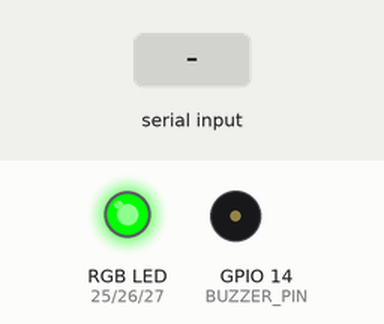
A sketch run on a simulated ESP32. Parts: an RGB LED mixed from three pins (HIGH = lit), buzzer (waves = sounding, pin HIGH). Inputs (shaded band) come from the test bench. What the sketch prints to the serial monitor is not drawn.

Above: at 6.2 s.
6.3 s: "l" received over Serial
At 7.6 s:
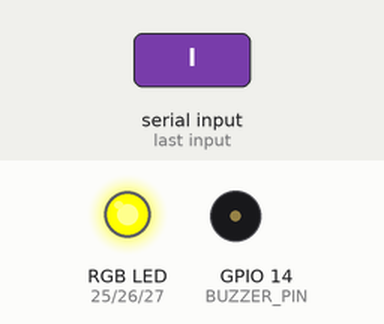
8.0 s: "s" received over Serial
At 8.7 s:
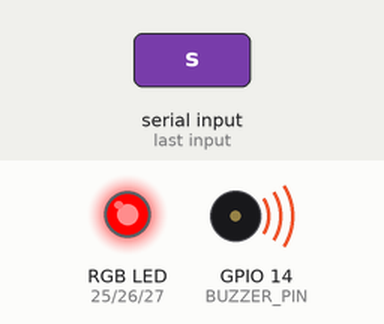
Timing chart, 0 to 11.0 s (numbered marks = the images above; inputs shaded):
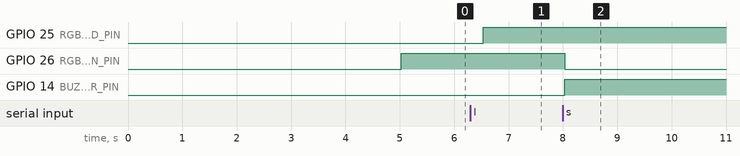

The sketch:

samplesafe_transit.ino
```cpp
/*
  SampleSafe Transit firmware MVP

  Default mode is a serial dry run so the state machine can be tested before
  exact board libraries and wiring are confirmed. Set ENABLE_SENSOR_LIBS to 1
  after installing the listed Adafruit libraries and verifying the I2C wiring.
*/

#define ENABLE_SENSOR_LIBS 0

#include <Arduino.h>
#include <math.h>

#if ENABLE_SENSOR_LIBS
#include <Wire.h>
#include <Adafruit_APDS9960.h>
#include <Adafruit_MPU6050.h>
#include <Adafruit_Sensor.h>
#include <Adafruit_Si7021.h>
#include <Adafruit_GFX.h>
#include <Adafruit_SSD1306.h>
#endif

enum TransportState {
  SAFE,
  WATCH,
  RISK,
  INSPECT_NEEDED
};

struct SensorFrame {
  bool lidOpen;
  bool lightIngress;
  bool sampleMissing;
  bool shock;
  bool tiltHold;
  bool warmDrift;
  float temperatureC;
  float humidityPct;
  float accelMagnitude;
  float accelX;
  float accelY;
  float accelZ;
};

const uint32_t CALIBRATION_MS = 5000;
const uint32_t SAMPLE_INTERVAL_MS = 250;
const uint32_t RISK_LATCH_MS = 5000;
const float WARM_DRIFT_C = 4.0;
const float HUMIDITY_DRIFT_PCT = 12.0;
const float SHOCK_G = 2.2;
const float TILT_ANGLE_DEG = 35.0;
const uint8_t LID_OPEN_PROXIMITY = 20;
const uint8_t SAMPLE_MISSING_PROXIMITY = 8;

const int RGB_RED_PIN = 25;
const int RGB_GREEN_PIN = 26;
const int RGB_BLUE_PIN = 27;
const int BUZZER_PIN = 14;

TransportState state = SAFE;
String latestReason = "baseline";
uint32_t bootMs = 0;
uint32_t lastSampleMs = 0;
uint32_t riskEnteredMs = 0;
float baselineTempC = 25.0;
float baselineHumidityPct = 50.0;
float baselineAccelMagnitude = 1.0;
float baselineAccelX = 0.0;
float baselineAccelY = 0.0;
float baselineAccelZ = 1.0;

bool dryLidOpen = false;
bool dryShock = false;
bool dryWarmDrift = false;

#if ENABLE_SENSOR_LIBS
Adafruit_APDS9960 apds;
Adafruit_MPU6050 mpu;
Adafruit_Si7021 si7021;
Adafruit_SSD1306 display(128, 64, &Wire, -1);
bool apdsReady = false;
bool mpuReady = false;
bool si7021Ready = false;
bool displayReady = false;
#endif

const char *stateName(TransportState value) {
  switch (value) {
    case SAFE:
      return "SAFE";
    case WATCH:
      return "WATCH";
    case RISK:
      return "RISK";
    case INSPECT_NEEDED:
      return "INSPECT_NEEDED";
  }
  return "UNKNOWN";
}

void logEvent(const char *eventName, const String &reason) {
  Serial.print("event_ms=");
  Serial.print(millis());
  Serial.print(",state=");
  Serial.print(stateName(state));
  Serial.print(",event=");
  Serial.print(eventName);
  Serial.print(",reason=");
  Serial.println(reason);
}

void setState(TransportState nextState, const String &reason) {
  if (state == INSPECT_NEEDED && nextState != SAFE) {
    latestReason = reason;
    return;
  }

  if (state != nextState || latestReason != reason) {
    state = nextState;
    latestReason = reason;
    logEvent("state_change", reason);
  }
}

void clearInspectionLatch() {
  state = SAFE;
  latestReason = "manual reset after inspection";
  logEvent("manual_reset", latestReason);
}

void updateAlertOutputs() {
  int red = LOW;
  int green = LOW;
  int blue = LOW;
  int buzzer = LOW;

  if (state == SAFE) {
    green = HIGH;
  } else if (state == WATCH) {
    red = HIGH;
    green = HIGH;
  } else if (state == RISK) {
    red = HIGH;
    buzzer = HIGH;
  } else if (state == INSPECT_NEEDED) {
    red = HIGH;
    buzzer = HIGH;
  }

  digitalWrite(RGB_RED_PIN, red);
  digitalWrite(RGB_GREEN_PIN, green);
  digitalWrite(RGB_BLUE_PIN, blue);
  digitalWrite(BUZZER_PIN, buzzer);
}

void updateDisplay() {
#if ENABLE_SENSOR_LIBS
  if (displayReady) {
    display.clearDisplay();
    display.setTextSize(1);
    display.setTextColor(SSD1306_WHITE);
    display.setCursor(0, 0);
    display.print("SampleSafe Transit");
    display.setCursor(0, 18);
    display.print("State: ");
    display.print(stateName(state));
    display.setCursor(0, 36);
    display.print("Reason: ");
    display.print(latestReason);
    display.display();
  }
#endif
}

void printDryRunHelp() {
  Serial.println("SampleSafe Transit dry-run commands:");
  Serial.println("  l = toggle lid/light exposure");
  Serial.println("  s = trigger shock/tilt event");
  Serial.println("  w = toggle warm/humidity drift");
  Serial.println("  c = close lid and keep Inspect Needed latched");
  Serial.println("  r = manual reset after inspection");
}

float angleBetweenVectorsDeg(float ax, float ay, float az, float bx, float by, float bz) {
  float aMagnitude = sqrt(ax * ax + ay * ay + az * az);
  float bMagnitude = sqrt(bx * bx + by * by + bz * bz);

  if (aMagnitude < 0.01 || bMagnitude < 0.01) {
    return 0.0;
  }

  float normalizedDot = (ax * bx + ay * by + az * bz) / (aMagnitude * bMagnitude);
  if (normalizedDot > 1.0) {
    normalizedDot = 1.0;
  } else if (normalizedDot < -1.0) {
    normalizedDot = -1.0;
  }
  return acos(normalizedDot) * 57.2957795;
}

void handleSerialCommands() {
  while (Serial.available() > 0) {
    char command = Serial.read();
    if (command == 'l') {
      dryLidOpen = !dryLidOpen;
      logEvent("dry_lid_toggle", dryLidOpen ? "lid/light exposure active" : "lid closed");
    } else if (command == 's') {
      dryShock = true;
      logEvent("dry_shock", "shock/tilt injected");
    } else if (command == 'w') {
      dryWarmDrift = !dryWarmDrift;
      logEvent("dry_warm_toggle", dryWarmDrift ? "warm drift active" : "warm drift cleared");
    } else if (command == 'c') {
      dryLidOpen = false;
      logEvent("dry_close_lid", "lid closed; inspection latch remains if already set");
    } else if (command == 'r') {
      dryLidOpen = false;
      dryShock = false;
      dryWarmDrift = false;
      clearInspectionLatch();
    } else if (command == 'h' || command == '?') {
      printDryRunHelp();
    }
  }
}

SensorFrame readSensors() {
  SensorFrame frame;
  frame.lidOpen = dryLidOpen;
  frame.lightIngress = dryLidOpen;
  frame.sampleMissing = false;
  frame.shock = dryShock;
  frame.tiltHold = dryShock;
  frame.warmDrift = dryWarmDrift;
  frame.temperatureC = baselineTempC + (dryWarmDrift ? WARM_DRIFT_C + 1.0 : 0.0);
  frame.humidityPct = baselineHumidityPct + (dryWarmDrift ? HUMIDITY_DRIFT_PCT + 2.0 : 0.0);
  frame.accelMagnitude = baselineAccelMagnitude + (dryShock ? SHOCK_G + 0.5 : 0.0);
  frame.accelX = 0.0;
  frame.accelY = 0.0;
  frame.accelZ = frame.accelMagnitude;

#if ENABLE_SENSOR_LIBS
  if (si7021Ready) {
    frame.temperatureC = si7021.readTemperature();
    frame.humidityPct = si7021.readHumidity();
    frame.warmDrift = fabs(frame.temperatureC - baselineTempC) >= WARM_DRIFT_C ||
                      fabs(frame.humidityPct - baselineHumidityPct) >= HUMIDITY_DRIFT_PCT;
  }

  if (mpuReady) {
    sensors_event_t accel;
    sensors_event_t gyro;
    sensors_event_t temp;
    mpu.getEvent(&accel, &gyro, &temp);
    float ax = accel.acceleration.x / 9.80665;
    float ay = accel.acceleration.y / 9.80665;
    float az = accel.acceleration.z / 9.80665;
    frame.accelX = ax;
    frame.accelY = ay;
    frame.accelZ = az;
    frame.accelMagnitude = sqrt(ax * ax + ay * ay + az * az);
    frame.shock = frame.accelMagnitude >= SHOCK_G;
    frame.tiltHold = angleBetweenVectorsDeg(
                       frame.accelX,
                       frame.accelY,
                       frame.accelZ,
                       baselineAccelX,
                       baselineAccelY,
                       baselineAccelZ) >= TILT_ANGLE_DEG;
  }

  if (apdsReady) {
    uint16_t red = 0;
    uint16_t green = 0;
    uint16_t blue = 0;
    uint16_t clear = 0;
    apds.getColorData(&red, &green, &blue, &clear);
    frame.lightIngress = clear > 120;

    uint8_t proximity = apds.readProximity();
    frame.lidOpen = frame.lightIngress || proximity < LID_OPEN_PROXIMITY;
    // Avoid escalating a simple open-lid demo to Risk before sample-presence
    // thresholds are calibrated in the closed-box condition.
    frame.sampleMissing = !frame.lidOpen && proximity < SAMPLE_MISSING_PROXIMITY;
  }
#endif

  return frame;
}

void calibrateBaseline() {
  Serial.println("Calibrating baseline. Keep the prototype closed and still.");
  uint32_t startMs = millis();
  uint16_t samples = 0;
  float tempSum = 0.0;
  float humiditySum = 0.0;
  float accelSum = 0.0;
  float accelXSum = 0.0;
  float accelYSum = 0.0;
  float accelZSum = 0.0;

  while (millis() - startMs < CALIBRATION_MS) {
    handleSerialCommands();
    SensorFrame frame = readSensors();
    tempSum += frame.temperatureC;
    humiditySum += frame.humidityPct;
    accelSum += frame.accelMagnitude;
    accelXSum += frame.accelX;
    accelYSum += frame.accelY;
    accelZSum += frame.accelZ;
    samples++;
    delay(SAMPLE_INTERVAL_MS);
  }

  if (samples > 0) {
    baselineTempC = tempSum / samples;
    baselineHumidityPct = humiditySum / samples;
    baselineAccelMagnitude = accelSum / samples;
    baselineAccelX = accelXSum / samples;
    baselineAccelY = accelYSum / samples;
    baselineAccelZ = accelZSum / samples;
  }

  logEvent("baseline_ready", "startup calibration complete");
}

void evaluateState(const SensorFrame &frame) {
  if (state == INSPECT_NEEDED) {
    return;
  }

  if (state == RISK) {
    if (millis() - riskEnteredMs >= RISK_LATCH_MS) {
      setState(INSPECT_NEEDED, "inspection required after risk event");
    }
    return;
  }

  if (frame.shock || frame.tiltHold || frame.sampleMissing) {
    riskEnteredMs = millis();
    setState(RISK, "shock/tilt/sample removal risk");
    dryShock = false;
    return;
  }

  if (frame.lidOpen || frame.lightIngress || frame.warmDrift) {
    setState(WATCH, "exposure or microclimate drift");
    return;
  }

  setState(SAFE, "baseline within thresholds");
}

void printFrame(const SensorFrame &frame) {
  Serial.print("sample_ms=");
  Serial.print(millis());
  Serial.print(",state=");
  Serial.print(stateName(state));
  Serial.print(",temp_c=");
  Serial.print(frame.temperatureC, 2);
  Serial.print(",humidity_pct=");
  Serial.print(frame.humidityPct, 2);
  Serial.print(",accel_g=");
  Serial.print(frame.accelMagnitude, 2);
  Serial.print(",lid=");
  Serial.print(frame.lidOpen ? "open" : "closed");
  Serial.print(",light=");
  Serial.print(frame.lightIngress ? "yes" : "no");
  Serial.print(",shock=");
  Serial.print(frame.shock ? "yes" : "no");
  Serial.print(",tilt=");
  Serial.print(frame.tiltHold ? "yes" : "no");
  Serial.print(",sample_missing=");
  Serial.print(frame.sampleMissing ? "yes" : "no");
  Serial.print(",reason=");
  Serial.println(latestReason);
}

void setupHardware() {
  pinMode(RGB_RED_PIN, OUTPUT);
  pinMode(RGB_GREEN_PIN, OUTPUT);
  pinMode(RGB_BLUE_PIN, OUTPUT);
  pinMode(BUZZER_PIN, OUTPUT);

#if ENABLE_SENSOR_LIBS
  Wire.begin();
  apdsReady = apds.begin();
  mpuReady = mpu.begin();
  si7021Ready = si7021.begin();
  displayReady = display.begin(SSD1306_SWITCHCAPVCC, 0x3C);

  if (apdsReady) {
    apds.enableProximity(true);
    apds.enableColor(true);
  }

  if (displayReady) {
    display.clearDisplay();
    display.display();
  }
#endif
}

void setup() {
  Serial.begin(115200);
  while (!Serial && millis() < 3000) {
    delay(10);
  }

  bootMs = millis();
  setupHardware();
  printDryRunHelp();
  calibrateBaseline();
  setState(SAFE, "startup baseline ready");
  updateAlertOutputs();
  updateDisplay();
}

void loop() {
  handleSerialCommands();

  if (millis() - lastSampleMs < SAMPLE_INTERVAL_MS) {
    return;
  }

  lastSampleMs = millis();
  SensorFrame frame = readSensors();
  evaluateState(frame);
  updateAlertOutputs();
  updateDisplay();
  printFrame(frame);
}
```

Measured:
- after the input at 6.3 s, GPIO 25 (RGB_RED_PIN): LOW → HIGH after 0.23 s
- after the input at 8.0 s, GPIO 26 (RGB_GREEN_PIN): HIGH → LOW at once; GPIO 14 (BUZZER_PIN): LOW → HIGH at once
